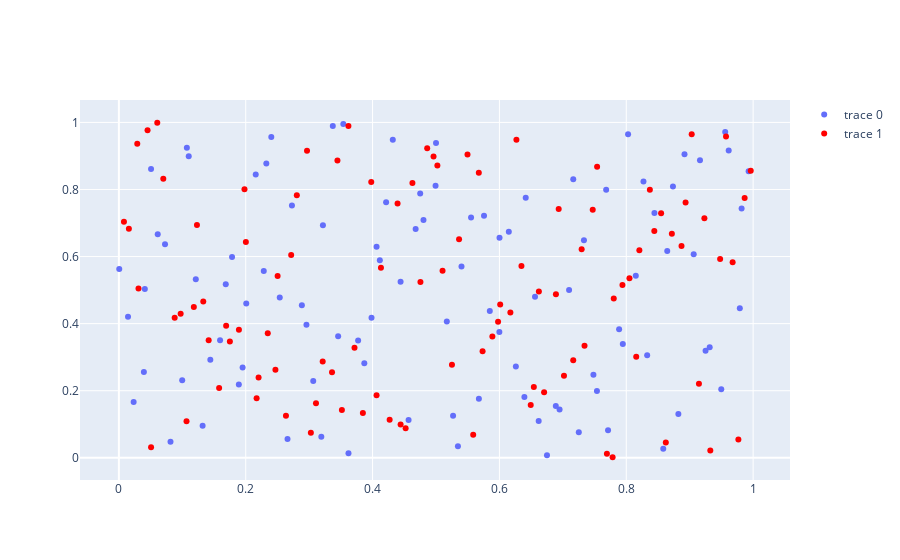

The notebook cell this image was saved under:
### Code cell
# plot 2d samples using plotly
import plotly.graph_objects as go
import plotly.express as px

fig = go.Figure()

fig.add_trace(go.Scatter(x=df.values[:, 0], y=df.values[:, 2], mode='markers', marker=dict(color='red')))
fig.show()
